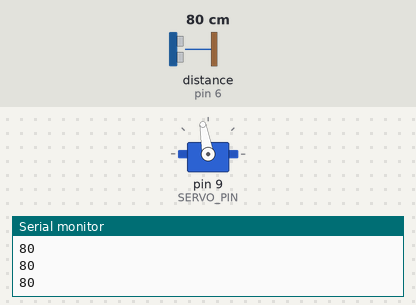
This sketch was run on a simulated Arduino Uno, built with avr-gcc and run on an emulated ATmega328P. Parts: servo, the last lines printed to the serial monitor. Wiring (inferred from the names in the program): ultrasonic range finder: trigger pin 7; echo pin 6. The inputs (shaded band) are chosen by the test bench; at power-on: distance to the obstacle (sensor on pin 6) 80 cm. The echo pulse lasts 58.3 µs per cm.

Above: at 1.2 s.
1.3 s: distance to the obstacle (sensor on pin 6) set to 17 cm
2.8 s: distance to the obstacle (sensor on pin 6) set to 13 cm
At 4.0 s:
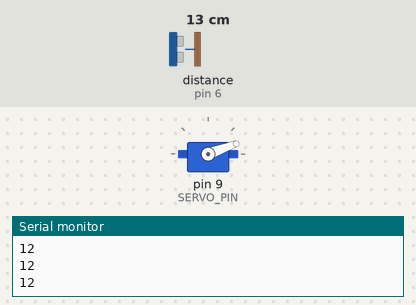
4.3 s: distance to the obstacle (sensor on pin 6) set to 20 cm
5.8 s: distance to the obstacle (sensor on pin 6) set to 23 cm
At 7.0 s:
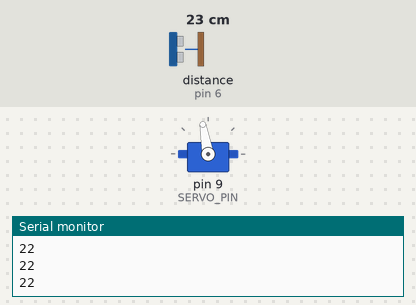
7.3 s: distance to the obstacle (sensor on pin 6) set to 4 cm
At 8.3 s:
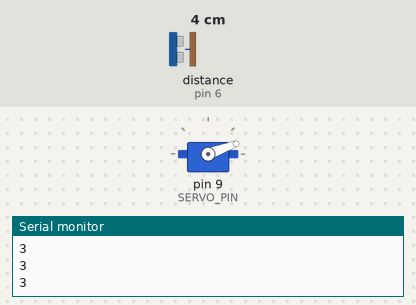
Timing chart, 0 to 9.8 s (numbered marks = the images above; inputs shaded):
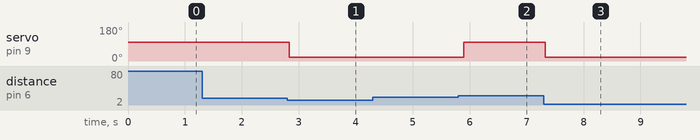

The sketch:

tuto_3_high_five.ino
```cpp
#include <Servo.h>

// Définition des pins
const int TRIG_PIN = 7;
const int ECHO_PIN = 6;
const int SERVO_PIN = 9;

// Déclaration du servomoteur
Servo hand;
const int ANGLE_DOWN = 100;   // main basse
const int ANGLE_UP   = 20;    // main levée

bool handUp = false;

// Lecture de la distance avec une moyenne
long readDistanceCm() {
  long sum = 0;
  const int N = 5; // moyenne sur 5 mesures
  for (int i = 0; i < N; i++) {
    digitalWrite(TRIG_PIN, LOW);
    delayMicroseconds(2);
    digitalWrite(TRIG_PIN, HIGH);
    delayMicroseconds(10);
    digitalWrite(TRIG_PIN, LOW);

    long duration = pulseIn(ECHO_PIN, HIGH, 30000);
    if (duration == 0) duration = 999 * 58;
    sum += duration / 58;
    delay(5);
  }
  return sum / N;
}

void setup() {
  Serial.begin(9600);
  pinMode(TRIG_PIN, OUTPUT);
  pinMode(ECHO_PIN, INPUT);

  hand.attach(SERVO_PIN);
  hand.write(ANGLE_DOWN);
}

void loop() {
  long distance = readDistanceCm();
  Serial.println(distance);

  if (!handUp && distance > 5 && distance < 15) {
    hand.write(ANGLE_UP);
    handUp = true;
  }
  else if (handUp && distance > 20) {
    hand.write(ANGLE_DOWN);
    handUp = false;
  }

  delay(50);
}
```

Measured:
- the behaviour switches between 16 and 15 cm on distance to the obstacle (sensor on pin 6) (found by bisection; images 0 and 1)
- the behaviour switches between 21 and 22 cm on distance to the obstacle (sensor on pin 6) (found by bisection; images 1 and 2)
- after the input at 2.8 s, servo on pin 9 (SERVO_PIN): 100° → 20° at once
- after the input at 5.8 s, servo on pin 9 (SERVO_PIN): 20° → 100° after 0.09 s
- after the input at 7.3 s, servo on pin 9 (SERVO_PIN): 100° → 20° at once
